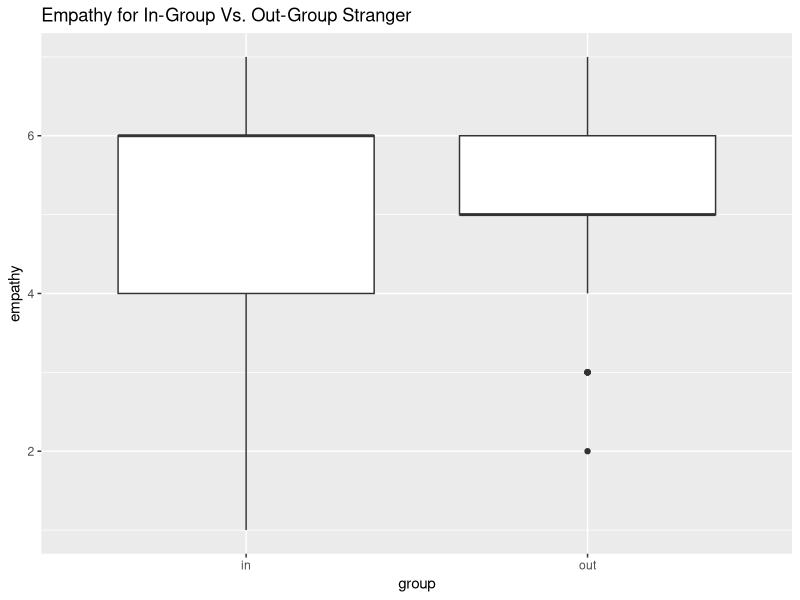
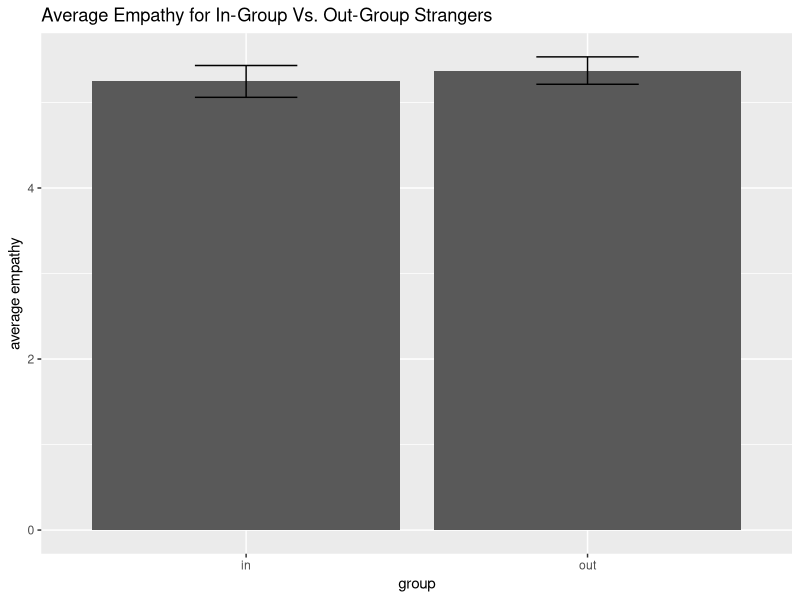
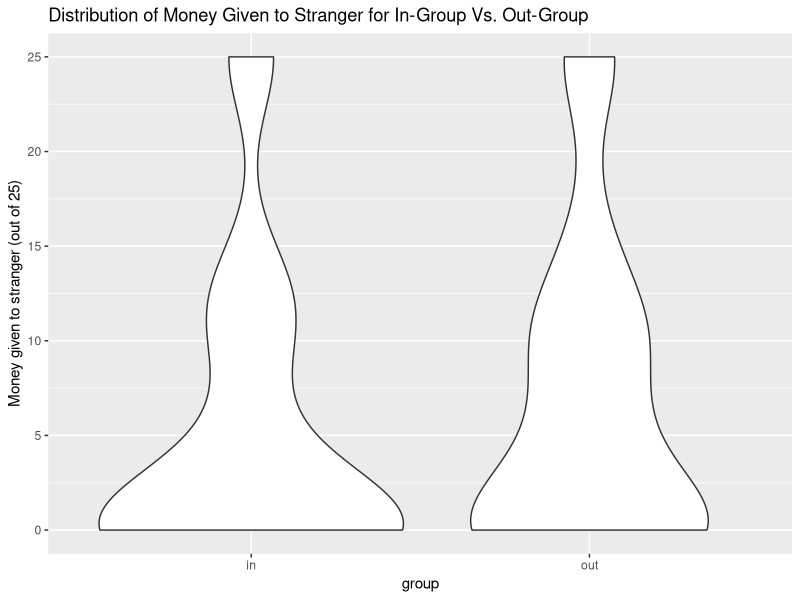
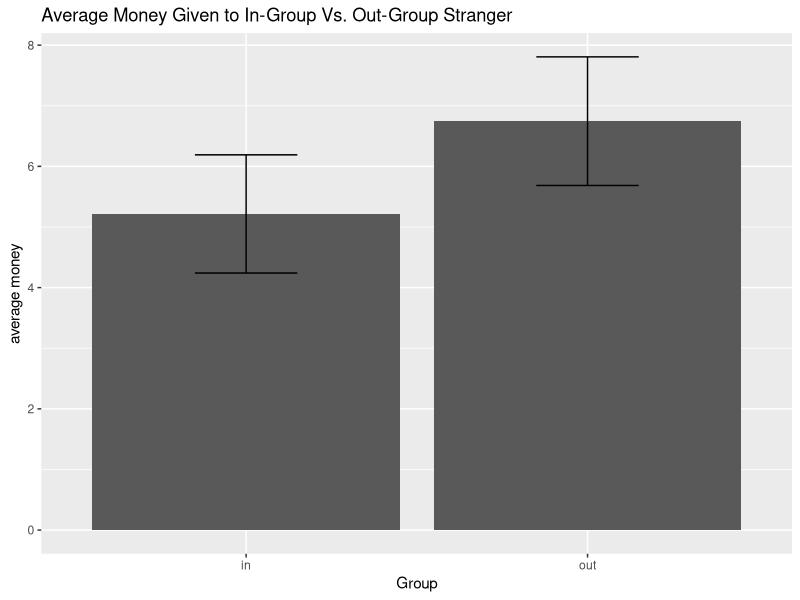
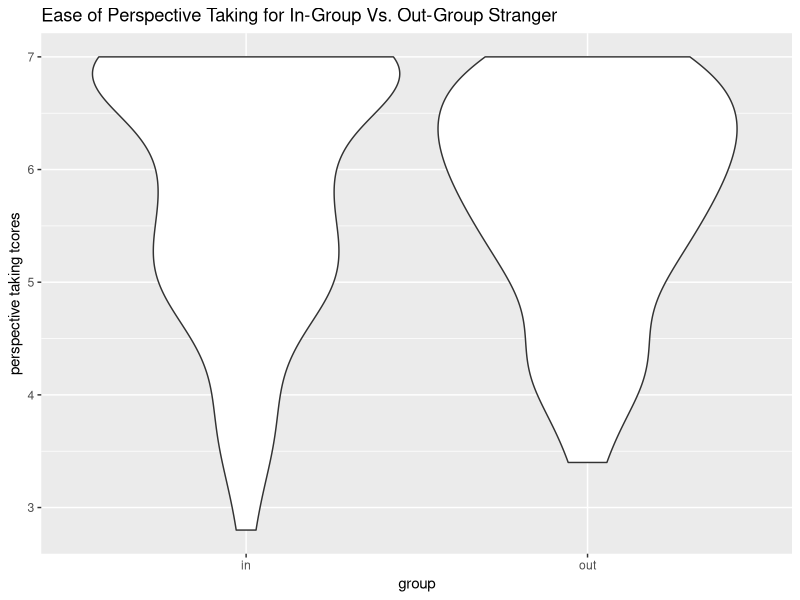
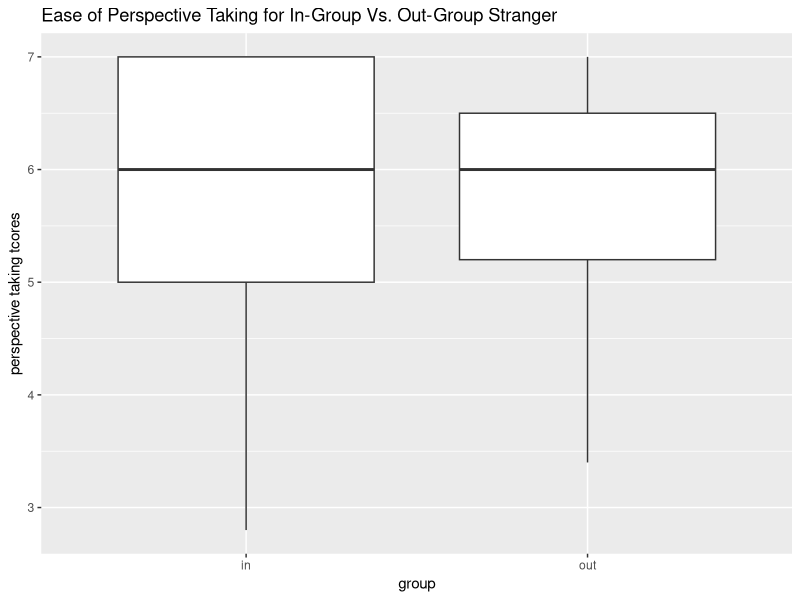
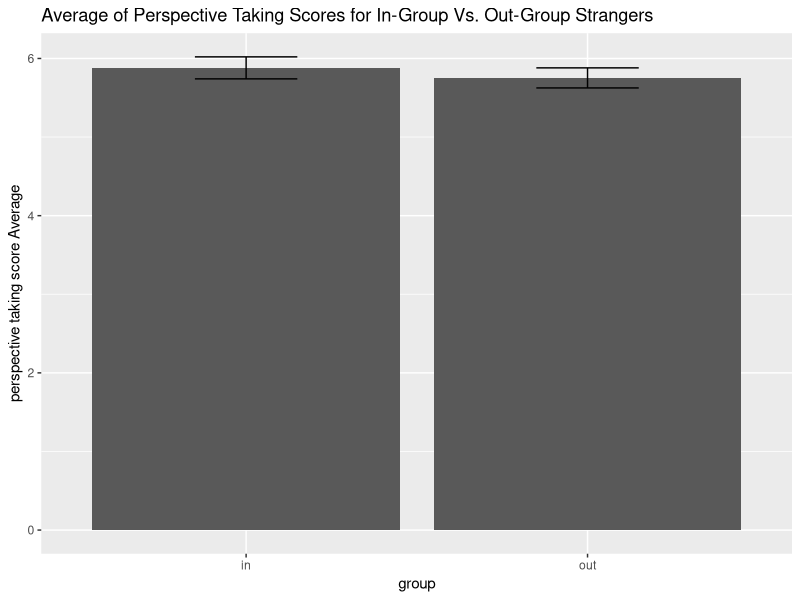
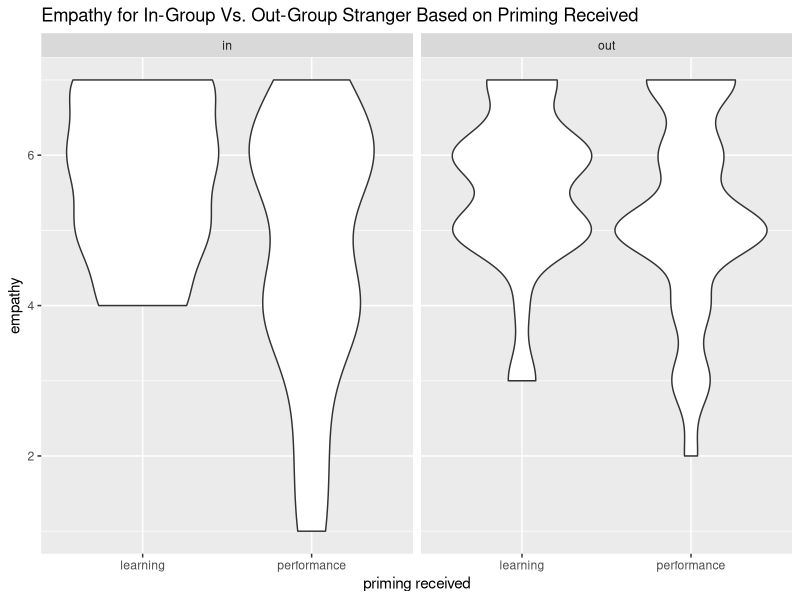

Generate these figures, in order, with R:
## ---- chunk 1
knitr::opts_chunk$set(echo = FALSE, warning = FALSE, message = FALSE)
## ---- chunk 2
library(tidyverse)
df <- read.csv("LP_dictator_cleaned.csv")
## ---- chunk 3
# Christiana
# graphs for empathy
# df %>% filter(!is.na(inOrOut), !is.na(emp)) %>% ggplot(aes(y=emp, x = inOrOut)) + geom_violin() + ggtitle("Empathy for In-Group Vs. Out-Group Stranger") +
#   xlab("group") + ylab('empathy')
df %>% filter(!is.na(inOrOut), !is.na(emp)) %>% ggplot(aes(y=emp, x = inOrOut)) + geom_boxplot() + ggtitle("Empathy for In-Group Vs. Out-Group Stranger") +
  xlab("group") + ylab('empathy')
df %>% filter(!is.na(inOrOut), !is.na(emp)) %>% ggplot(aes(y=emp, x = inOrOut)) + geom_bar(stat='summary') +
  geom_errorbar(stat='summary', width = 0.3) + ggtitle("Average Empathy for In-Group Vs. Out-Group Strangers") + xlab("group") + ylab("average empathy")

# create summary table with mean, sd, se, and cis
df %>% filter(!is.na(inOrOut)) %>% group_by(inOrOut) %>% summarize(n = n(), mean = mean(emp, na.rm=T), sd = sd(emp, na.rm=T), se = sd/sqrt(n), lower_ci = mean - 1.96*se, upper_ci = mean + 1.96*se) %>% knitr::kable()

# test with removing attention check
# doesn't make a difference, so you can ignore the code below
# df %>% filter(!is.na(inOrOut), !is.na(emp), !is.na(att_check)) %>% ggplot(aes(y=emp, x = inOrOut)) + geom_violin()
# # df %>% filter(!is.na(inOrOut), !is.na(emp), !is.na(att_check)) %>% ggplot(aes(y=emp, x = inOrOut)) + geom_boxplot()
# df %>% filter(!is.na(inOrOut), !is.na(emp), !is.na(att_check)) %>% ggplot(aes(y=emp, x = inOrOut)) + geom_bar(stat='summary') +
#   geom_errorbar(stat='summary', width = 0.3)
# create summary table with mean, sd, se, and cis after removing attention check
# df %>% filter(!is.na(inOrOut), !is.na(att_check)) %>% group_by(inOrOut) %>% summarize(n = n(), mean = mean(emp, na.rm=T), sd = sd(emp, na.rm=T), se = sd/sqrt(n), lower_ci = mean - 1.96*se, upper_ci = mean + 1.96*se)
## ---- chunk 4
# Kaylee
# graphs for altruism (dictator game) 
df %>% filter(!is.na(inOrOut), !is.na(dg)) %>% ggplot(aes(y=dg, x = inOrOut)) + geom_violin() + ggtitle("Distribution of Money Given to Stranger for In-Group Vs. Out-Group") + ylab("Money given to stranger (out of 25)") + xlab("group")
# df %>% filter(!is.na(inOrOut), !is.na(dg)) %>% ggplot(aes(y=dg, x = inOrOut)) + geom_boxplot()
df %>% filter(!is.na(inOrOut), !is.na(dg)) %>% ggplot(aes(y=dg, x = inOrOut)) + geom_bar(stat='summary') +
   geom_errorbar(stat='summary', width = 0.3) + ggtitle('Average Money Given to In-Group Vs. Out-Group Stranger') + ylab("average money") + xlab("Group")
# df %>% filter(!is.na(inOrOut), !is.na(dg)) %>% ggplot(aes(x=dg)) + geom_histogram() + facet_wrap(~inOrOut)

# create summary table with mean, sd, se, and cis
df %>% filter(!is.na(inOrOut), !is.na(dg)) %>% group_by(inOrOut) %>% summarize(n = n(), median = median(dg), mean = mean(dg), sd = sd(dg), se = sd/sqrt(n), lower_ci = mean - 1.96*se, upper_ci = mean + 1.96*se)  %>% knitr::kable()

# test graphs again after removing attention check
# no affect of attention check, so you can ignore the code below
# df %>% filter(!is.na(inOrOut), !is.na(dg), !is.na(att_check)) %>% ggplot(aes(y=dg, x = inOrOut)) + geom_violin() 
# df %>% filter(!is.na(inOrOut), !is.na(dg), !is.na(att_check)) %>% ggplot(aes(y=dg, x = inOrOut)) + geom_boxplot()
# df %>% filter(!is.na(inOrOut), !is.na(dg), !is.na(att_check)) %>% ggplot(aes(y=dg, x = inOrOut)) + geom_bar(stat='summary') +
#   geom_errorbar(stat='summary', width = 0.3)

# create another summary table after removing people who failed the attention check
# no difference
# df %>% filter(!is.na(inOrOut), !is.na(dg), !is.na(att_check)) %>% group_by(inOrOut) %>% summarize(n = n(), median = median(dg), mean = mean(dg), sd = sd(dg), se = sd/sqrt(n), lower_ci = mean - 1.96*se, upper_ci = mean + 1.96*se)
## ---- chunk 5
# Kennedy
# graphs for perspective taking
df %>% filter(!is.na(inOrOut), !is.na(PT_avg)) %>% ggplot(aes(y=PT_avg, x = inOrOut)) + geom_violin() + 
  ggtitle("Ease of Perspective Taking for In-Group Vs. Out-Group Stranger") + ylab("perspective taking tcores") + xlab("group") 
df %>% filter(!is.na(inOrOut), !is.na(PT_avg)) %>% ggplot(aes(y=PT_avg, x = inOrOut)) + geom_boxplot() +
  ggtitle("Ease of Perspective Taking for In-Group Vs. Out-Group Stranger") + ylab("perspective taking tcores") + xlab("group") 
df %>% filter(!is.na(inOrOut), !is.na(PT_avg)) %>% ggplot(aes(y=PT_avg, x = inOrOut)) + geom_bar(stat='summary') +
  geom_errorbar(stat='summary', width = 0.3) + ggtitle("Average of Perspective Taking Scores for In-Group Vs. Out-Group Strangers") + ylab("perspective taking score Average") + xlab("group")

# create summary table with mean, sd, se, and cis
df %>% filter(!is.na(inOrOut)) %>% group_by(inOrOut) %>% summarize(n = n(), mean = mean(PT_avg, na.rm=T), sd = sd(PT_avg, na.rm=T), se = sd/sqrt(n), lower_ci = mean - 1.96*se, upper_ci = mean + 1.96*se) %>% knitr::kable()

## ---- chunk 6
# Paulina
# empathy
# graphs for empathy
df %>% filter(!is.na(inOrOut), !is.na(emp)) %>% ggplot(aes(y=emp, x = priming_received)) + geom_violin() + facet_wrap(~inOrOut) +
  ggtitle("Empathy for In-Group Vs. Out-Group Stranger Based on Priming Received") + xlab("priming received") + ylab('empathy')
df %>% filter(!is.na(inOrOut), !is.na(emp)) %>% ggplot(aes(y=emp, x = priming_received)) + geom_boxplot() + facet_wrap(~inOrOut) +
  ggtitle("Empathy for In-Group Vs. Out-Group Stranger Based on Priming Received") + xlab("priming received") + ylab('empathy')
df %>% filter(!is.na(inOrOut), !is.na(emp)) %>% ggplot(aes(y=emp, x = priming_received)) + geom_bar(stat='summary') +
  geom_errorbar(stat='summary', width = 0.3) + facet_wrap(~inOrOut) +
  ggtitle("Average Empathy for In-Group Vs. Out-Group Strangers Based on Priming Received") + xlab("priming received") + ylab("average empathy")

# create summary table with mean, sd, se, and cis
df %>% filter(!is.na(inOrOut), !is.na(emp)) %>% group_by(inOrOut, priming_received) %>% summarize(n = n(), mean = mean(emp), sd = sd(emp), se = sd/sqrt(n), lower_ci = mean - 1.96*se, upper_ci = mean + 1.96*se)  %>% knitr::kable()
## ---- chunk 7
# Kirsten
# altruism
df %>% filter(!is.na(inOrOut), !is.na(dg)) %>% ggplot(aes(y=dg, x = priming_received)) + geom_violin() + facet_wrap(~inOrOut) +
  ggtitle("Altruism for In-Group Vs. Out-Group Stranger Based on Priming Received") + xlab("priming received") + ylab('money given to stranger (out of 25 cents)')
df %>% filter(!is.na(inOrOut), !is.na(dg)) %>% ggplot(aes(y=dg, x = priming_received)) + geom_boxplot() + facet_wrap(~inOrOut) +
  ggtitle("Altruism for In-Group Vs. Out-Group Stranger Based on Priming Received") + xlab("priming received") + ylab('money given to stranger (out of 25 cents)')
df %>% filter(!is.na(inOrOut), !is.na(dg)) %>% ggplot(aes(y=dg, x = priming_received)) + geom_bar(stat='summary') +
  geom_errorbar(stat='summary', width = 0.3) + facet_wrap(~inOrOut) +
  ggtitle("Average Altruism for In-Group Vs. Out-Group Strangers Based on Priming Received") + xlab("priming received") + ylab("average money given to stranger (out of 25 cents)")

# create summary table with mean, sd, se, and cis
df %>% filter(!is.na(inOrOut), !is.na(dg)) %>% group_by(inOrOut, priming_received) %>% summarize(n = n(), mean = mean(dg), sd = sd(dg), se = sd/sqrt(n), lower_ci = mean - 1.96*se, upper_ci = mean + 1.96*se)  %>% knitr::kable()

## ---- chunk 8
# Jaqueline
# perspective taking
# graphs for perspective taking
df %>% filter(!is.na(inOrOut), !is.na(PT_avg)) %>% ggplot(aes(y=PT_avg, x = priming_received)) + geom_violin() + facet_wrap(~inOrOut) +
  ggtitle("Perspective Taking for In-Group Vs. Out-Group Stranger Based on Priming Received") + ylab("perspective taking scores") + xlab("priming received") 
df %>% filter(!is.na(inOrOut), !is.na(PT_avg)) %>% ggplot(aes(y=PT_avg, x = priming_received)) + geom_boxplot() + facet_wrap(~inOrOut) +
  ggtitle("Perspective Taking for In-Group Vs. Out-Group Stranger Based on Priming Received") + ylab("perspective taking tcores") + xlab("priming received") 
df %>% filter(!is.na(inOrOut), !is.na(PT_avg)) %>% ggplot(aes(y=PT_avg, x = priming_received)) + geom_bar(stat='summary') + facet_wrap(~inOrOut) +
  geom_errorbar(stat='summary', width = 0.3) +
  ggtitle("Average Perspective Taking Scores for In-Group Vs. Out-Group Strangers by Priming") + ylab("perspective taking score average") + xlab("priming received")

# create summary table with mean, sd, se, and cis
df %>% filter(!is.na(inOrOut)) %>% group_by(inOrOut, priming_received) %>% summarize(n = n(), mean = mean(PT_avg, na.rm=T), sd = sd(PT_avg, na.rm=T), se = sd/sqrt(n), lower_ci = mean - 1.96*se, upper_ci = mean + 1.96*se) %>% knitr::kable()
